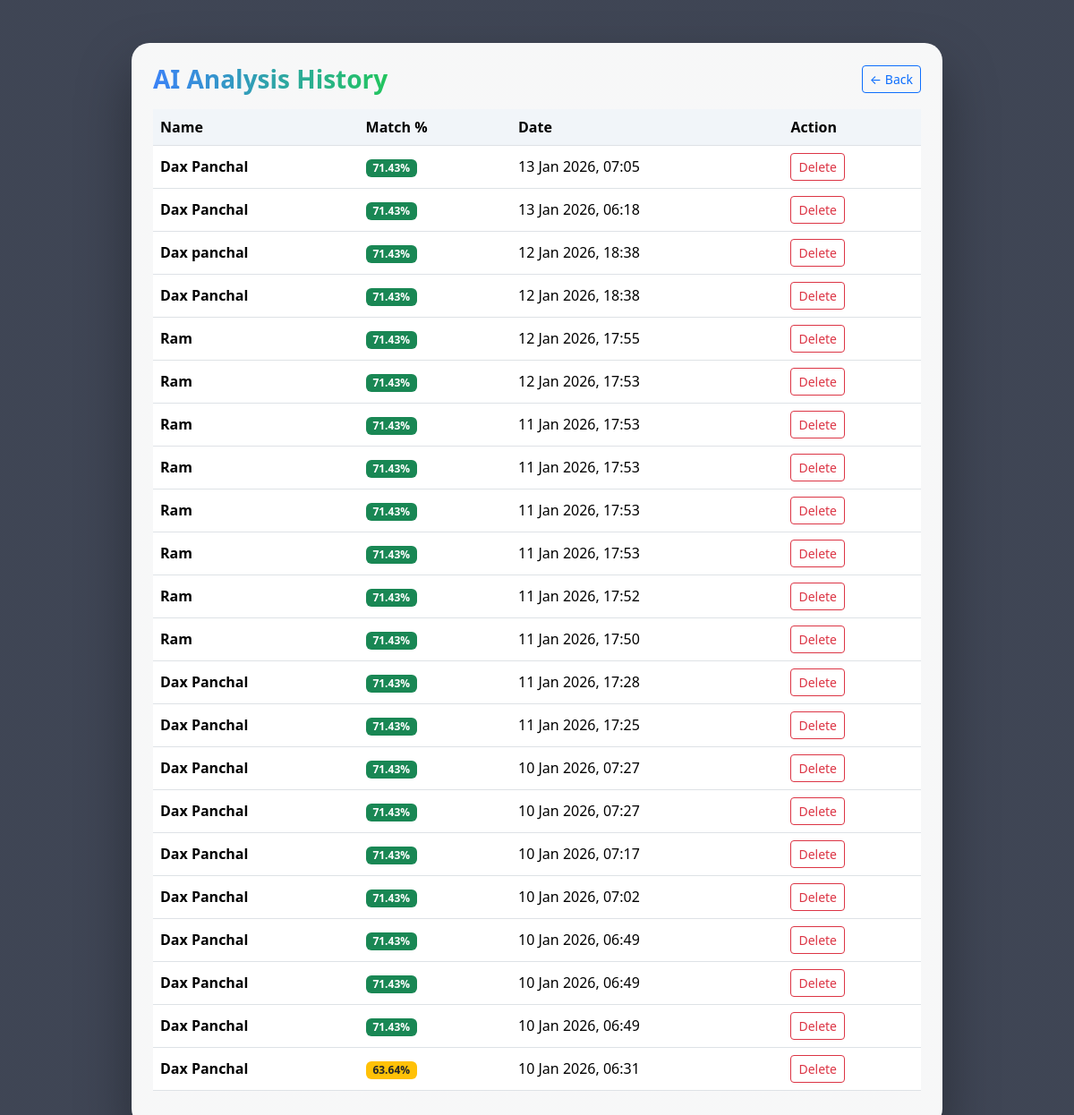
Before: /history/ with the older database file.
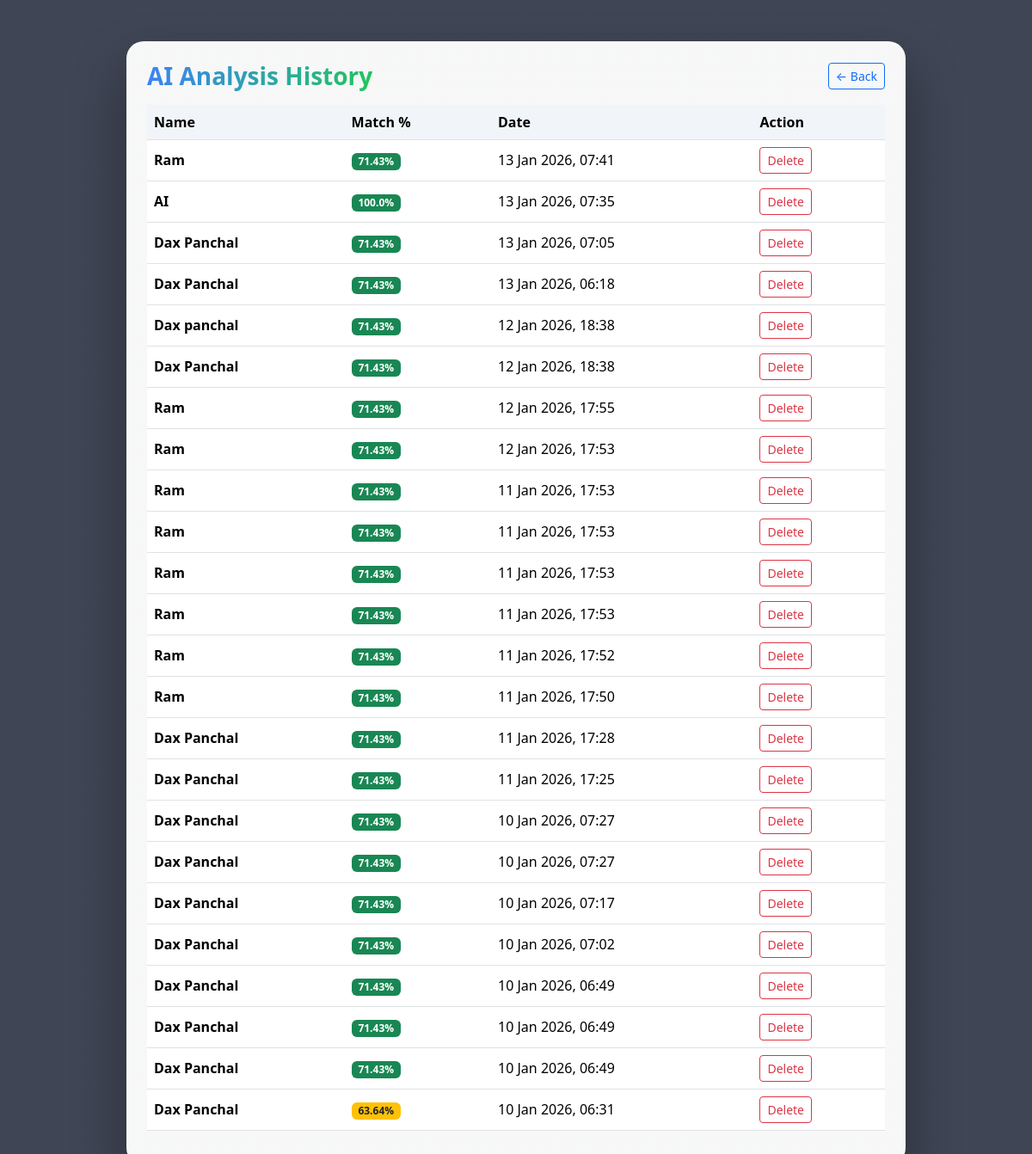
After: the same page with the newer database file.
### analyzer/models.py (models this page shows, shortened)
class AnalysisResult(models.Model):
    resume = models.ForeignKey(Resume, on_delete=models.CASCADE)
    matched_job = models.CharField(max_length=100)
    match_percentage = models.FloatField()
    created_at = models.DateTimeField(auto_now_add=True)

class Resume(models.Model):
    name = models.CharField(max_length=100)
    resume_file = models.FileField(upload_to='resumes/')
    uploaded_at = models.DateTimeField(auto_now_add=True)

### analyzer/views.py (the view)
# urls.py: path("history/", history, name="history"),
def history(request):
    results = AnalysisResult.objects.select_related("resume").order_by("-id")
    return render(request, "history.html", {"results": results})

### templates/history.html (shortened to what this page needs)
<!DOCTYPE html>
<html lang="en">
<head>
    <link
      href="https://cdn.jsdelivr.net/npm/bootstrap@5.3.3/dist/css/bootstrap.min.css"
      rel="stylesheet"
    >
</head>
<body>
<div class="container min-vh-100 d-flex align-items-center justify-content-center py-5">
    <div class="row w-100 justify-content-center">
        <div class="col-lg-10">
            <div class="card p-4">
                <div class="d-flex justify-content-between align-items-center mb-3">
                    <h3 class="fw-bold mb-0 title-ai">
                        AI Analysis History
                    </h3>
                    <a href="/" class="btn btn-outline-primary btn-sm">
                        ← Back
                    </a>
                </div>
                {% if results %}
                <div class="table-responsive">
                    <table class="table table-hover align-middle">
                        <thead>
                        <tr>
                            <th>Name</th>
                            <th>Match %</th>
                            <th>Date</th>
                            <th>Action</th>
                        </tr>
                        </thead>
                        <tbody>
                        {% for r in results %}
                        <tr>
                            <td class="fw-semibold">
                                {{ r.resume.name }}
                            </td>
                            <td>
                                <span class="badge
                                    {% if r.match_percentage >= 70 %}
                                        bg-success
                                    {% elif r.match_percentage >= 40 %}
                                        bg-warning text-dark
                                    {% else %}
                                        bg-danger
                                    {% endif %}
                                ">
                                    {{ r.match_percentage }}%
                                </span>
                            </td>
                            <td>
                                {{ r.created_at|date:"d M Y, H:i" }}
                            </td>
                            <td>
                                <form method="post"
                                      action="{% url 'delete_history' r.id %}"
                                      onsubmit="return confirm('Are you sure you want to delete this record?');">
                                    <button type="submit"
                                            class="btn btn-sm btn-outline-danger">
                                        Delete
                                    </button>
                                </form>
                            </td>
                        </tr>
                        {% endfor %}
                        </tbody>
                    </table>
                </div>
                {% else %}
                <div class="alert alert-info text-center">
                    No analysis history found.
                </div>
                {% endif %}
            </div>
        </div>
    </div>
</div>
</body>
</html>

Changed rows visible on the page:
added AnalysisResult: resume.name "Ram", match_percentage "71.43", created_at "13 Jan 2026, 07:41"
added AnalysisResult: resume.name "AI", match_percentage "100.0", created_at "13 Jan 2026, 07:35"
